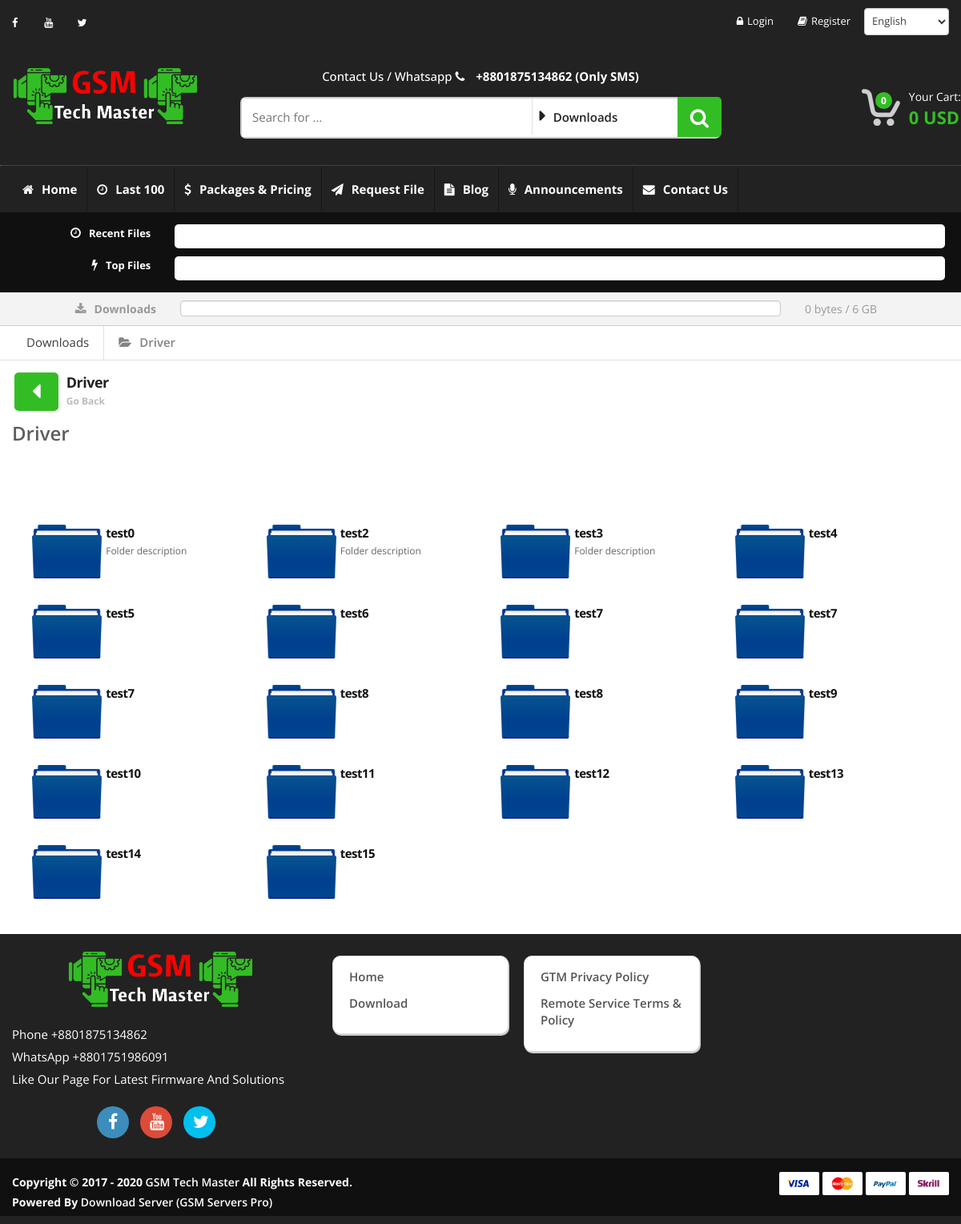
Screenshot of /pages/folders/?fid=2 with the database file from the repository.
### tables this page shows
CREATE TABLE `folders` (
  `id` int(11) NOT NULL,
  `title` varchar(255) NOT NULL,
  `description` varchar(255) NOT NULL,
  `thumbnail` varchar(255) NOT NULL,
  `is_active` varchar(255) NOT NULL,
  `parent` int(11) DEFAULT NULL,
  `created_at` timestamp NOT NULL DEFAULT current_timestamp(),
  `updated_at` timestamp NULL DEFAULT NULL ON UPDATE current_timestamp(),
  `created_by` int(11) DEFAULT NULL,
  `updated_by` int(11) DEFAULT NULL
);

### functions/fileManager.php (called while the page is built, shortened)
<?php
function get_objects($conn, $table_name, $filter_set=array(), $order_by='id', $sorted='ASC'){
    if(!empty($filter_set)){
        $filter = '';
        $index = 0;
        foreach($filter_set as $key=>$value){
            if($index==0){
                if($value == ''){
                    $filter .= "WHERE $key IS NULL";
                }else{
                    $filter .= "WHERE $key = '$value'";
                }
            }else{
                if($value == ''){
                    $filter .= " AND $key IS NULL";
                }else{
                    $filter .= " AND $key = '$value'";
                }
            }
            $index = $index + 1;
        }
        $qry = "SELECT * FROM $table_name $filter ORDER BY $order_by $sorted";
    }else{
        $qry = "SELECT * FROM $table_name ORDER BY $order_by $sorted";
    }
    return $conn->query($qry);
}
function get_object_by_id($conn, $table_name, $id){
    $qry = "SELECT * FROM $table_name WHERE id = $id";
    return $conn->query($qry)->fetch_assoc();
}
function get_directory_tree($conn, $folder_id){
    $tree = array();
    $parent = $folder_id;
    while($parent != ''){
        $qry = "SELECT * FROM folders WHERE id = $parent";
        $rs = $conn->query($qry)->fetch_assoc();
        $parent = $rs['parent'];
        $tree[] = $rs;
    }
    return array_reverse($tree, true);
}
function getIPAddress() {
    $ip = getenv('HTTP_CLIENT_IP')?:
        getenv('HTTP_X_FORWARDED_FOR')?:
        getenv('HTTP_X_FORWARDED')?:
        getenv('HTTP_FORWARDED_FOR')?:
        getenv('HTTP_FORWARDED')?:
        getenv('REMOTE_ADDR');
     return $ip;
}
function get_daily_downloaded_size_per_user($conn, $ip, $user_id){
    if($user_id != ''){
        $qry = "SELECT SUM(size) AS total_size FROM download_history WHERE DATE(created_at) = CURDATE() AND customer = $user_id OR ip = '$ip'";
    }else{
        $qry = "SELECT SUM(size) AS total_size FROM download_history WHERE DATE(created_at) = CURDATE() AND ip = '$ip'";
    }
    $rs = $conn->query($qry)->fetch_assoc();
    return $rs['total_size'];
}
?>

### functions/custom-functions.php (called while the page is built)
<?php
function size_humanize($size) {
    $units = array('bytes', 'KB', 'MB', 'GB', 'TB', 'PB');
    $ord = floor(log($size) / log(1024));
    $ord = min(max(0, $ord), count($units) - 1);
    $s = round(($size / pow(1024, $ord)) * 100) / 100;
    $u = $units[$ord];
    $sau = $s . ' ' . $u;
    return array("SIZE"=>$s, "UNIT"=>$u, "SAU"=>$sau);
  }
?>

### pages/folders/index.php (the view, shortened to what this page needs)
<?php include('../../layout/header.php'); ?>
<?php include('../../layout/navbar.php'); ?>
<?php include('../../functions/fileManager.php'); ?>
<?php include('../../functions/custom-functions.php'); ?>
<?php
$folder_id = (isset($_GET['fid']) && $_GET['fid'] != '') ? $_GET['fid'] : '';
if(isset($folder_id) && $folder_id != ''){
    $base_folder_info = get_object_by_id($conn, $table_name='folders', $id=$folder_id);
    $base_folder_id = $base_folder_info['id'];
    $base_folder_title = $base_folder_info['title'];
}
$original_size = get_daily_downloaded_size_per_user($conn, $ip=getIPAddress(), $user_id=$user_id);
?>
<div class="downloads-recent-header  row">
    <div class="rf-mq-container mq-container container">
        <div class="col-md-2 col-sm-3 col-xs-2 text-right">
            <i class="fa fa-clock-o fw-r10"></i><span class="hidden-xs font-13 text-bold">Recent Files</span>
        </div>
        <div class="col-md-10 col-sm-9 col-xs-10">
            <div class="marquee-set">
            </div>
        </div>
    </div>
    <div class="tf-mq-container mq-container container">
        <div class="col-md-2 col-sm-3 col-xs-2 text-right">
            <i class="fa fa-flash fw-r10"></i><span class="hidden-xs font-13 text-bold">Top Files</span>
        </div>
        <div class="col-md-10 col-sm-9 col-xs-10">
            <div class="marquee-set">
            </div>
        </div>
    </div>
</div>
<div class="downloads-visitor-usage row">
  <div class="container pad-t-10 pad-b-10">
    <div class="col-md-2 col-sm-3 col-xs-2 text-right">
      <i class="fa fa-download fw-r10"></i><span class="hidden-xs font-14 text-bold">Downloads</span>
    </div>
    <div class="col-md-8 col-sm-7 col-xs-10">
      <div class="progress">
      </div>
    </div>
    <div class="col-md-2 col-sm-3 hidden-xs text-left">
      <span class="font-14"><?=size_humanize($original_size)['SAU']?> / 6 GB</span>
    </div>
  </div>
</div>
<div class="animate-dropdown">
    <div id="breadcrumb-alt" class="mar5">
        <div class="container">
            <div class="breadcrumb-nav-holder minimal">
                <ul>
                    <li class="breadcrumb-item"><a href="<?=BASE_URL?>">Downloads</a></li>
                    <?php
                    if(isset($base_folder_id) && $base_folder_id != ''){
                        $dir = get_directory_tree($conn, $base_folder_id);
                        foreach($dir as $d){
                        ?>
                    <li class="breadcrumb-item">
                        <a href="<?=FOLDER_URL.$d['id']?>"><i class="fa fa-folder-open fw-r10"></i><?=$d['title']?></a>
                    </li>
                    <?php
                        }
                    }
                    ?>
                </ul>
            </div>
        </div>
    </div>
</div>
<div class="wrapper">
    <div class="container">
        <div class="inline-width pad-b-25">
            <div class="col-md-12 col-sm-12 col-xs-12 no-margin no-padding">
                <div class="back-head">
                    <a href="javascript:history.back()">
                        <i class="fa fa-caret-left square-icon-medium primary-bg back-icon fw-r10"></i>
                        <span class="title"><?=isset($base_folder_title) ? $base_folder_title : '' ?></span>
                        <span class="back-description small-font hidden-xs">Go Back</span>
                    </a>
                </div>
                <h3 class="page-title sub-back-head"><?=isset($base_folder_title) ? $base_folder_title : '' ?></h3>
            </div>
        </div>
        <?php
        if(isset($folder_id) && $folder_id != ''){
            $folder_list = get_objects($conn, $table_name='folders', $filter_set=array("is_active"=>"Yes", "parent"=>$folder_id));
            if(isset($folder_list) && $folder_list->num_rows > 0){ ?>
        <div class="downloads-folders pad-t-50 wow fadeInUp">
            <div class="container">
                <div class="downloads-folders-grid-holder">
                    <?php foreach($folder_list as $folder){ ?>
                    <a href="<?=FOLDER_URL.$folder['id']?>">
                        <div class="col-md-3 col-sm-4 col-xs-12 no-margin">
                            <div class="folder-home-item">
                                <div class="image">
                                    <a href="<?=FOLDER_URL.$folder['id']?>">
                                        <img src="<?=(isset($folder['thumbnail']) && $folder['thumbnail'] != '') ? DEFAULT_FOLDER_ICON_PATH . $folder['thumbnail'] : DEFAULT_FOLDER_ICON_SRC ?>"
                                            class="img-responsive">
                                    </a>
                                </div>
                                <div class="body">
                                    <div class="title">
                                        <a href="<?=FOLDER_URL.$folder['id']?>"><?=$folder['title']?></a>
                                    </div>
                                    <p class="description"><?=$folder['description']?></p>
                                </div>
                            </div>
                        </div>
                    </a>
                    <?php } ?>
                </div>
            </div>
        </div>
        <?php }
        } ?>
        <div class="col-md-12 col-sm-12 col-xs-12 no-margin">
        </div>
    </div>
</div>
<?php include('../../layout/footer.php'); ?>
<?php include('../../layout/foot-scripts.php'); ?>

### rows the page displays
folders: title "Driver"
folders: thumbnail (placeholder picture), title "test0", description "Folder description"
folders: thumbnail (placeholder picture), title "test2", description "Folder description"
folders: thumbnail (placeholder picture), title "test3", description "Folder description"
folders: thumbnail (placeholder picture), title "test4"
folders: thumbnail (placeholder picture), title "test5"
folders: thumbnail (placeholder picture), title "test6"
folders: thumbnail (placeholder picture), title "test7"
folders: thumbnail (placeholder picture), title "test7"
folders: thumbnail (placeholder picture), title "test7"
folders: thumbnail (placeholder picture), title "test8"
folders: thumbnail (placeholder picture), title "test8"
folders: thumbnail (placeholder picture), title "test9"
folders: thumbnail (placeholder picture), title "test10"
folders: thumbnail (placeholder picture), title "test11"
folders: thumbnail (placeholder picture), title "test12"
folders: thumbnail (placeholder picture), title "test13"
folders: thumbnail (placeholder picture), title "test14"
folders: thumbnail (placeholder picture), title "test15"

### other values shown
size_humanize($original_size)['SAU'] "0 bytes"
